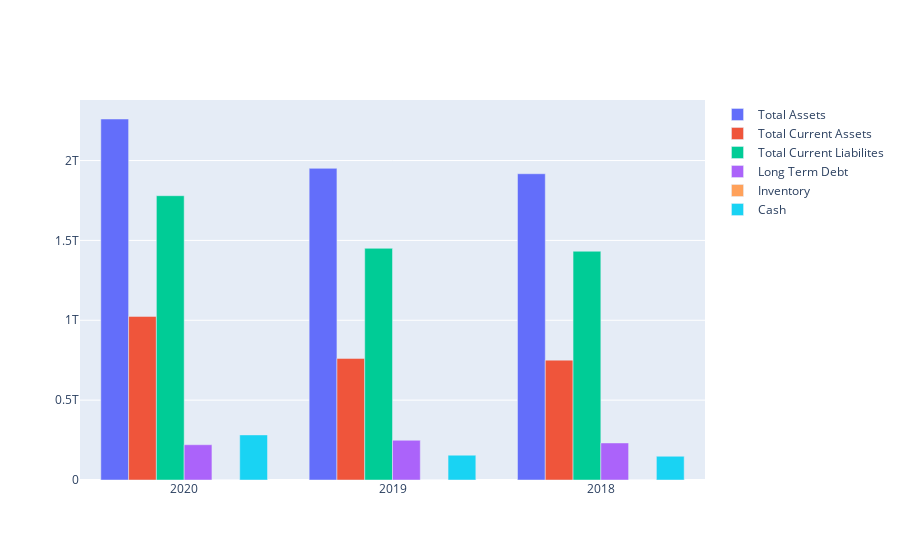

Here is the notebook cell this chart was saved with:
### Code cell
# These are all the variable that I want to compare in the bar chart
total_assets = go.Bar(
    x = ['2020', '2019', '2018'],
    y = balance_sheet.iloc[6],
    name = 'Total Assets'
)
total_current_assets = go.Bar(
    x = ['2020', '2019', '2018'],
    y = balance_sheet.iloc[20],
    name = 'Total Current Assets'
)
total_current_liabilites = go.Bar(
    x = ['2020', '2019', '2018'],
    y = balance_sheet.iloc[15],
    name = 'Total Current Liabilites'
)
long_term_debt = go.Bar(
    x = ['2020', '2019', '2018'],
    y = balance_sheet.iloc[25],
    name = 'Long Term Debt'
)

inventory = go.Bar(
    x = ['2020', '2019', '2018'],
    y = balance_sheet.iloc[26],
    name = 'Inventory'
)
cash = go.Bar(
    x = ['2020', '2019', '2018'],
    y = balance_sheet.iloc[14],
    name = 'Cash'
)

# Creating the barchart
data = [total_assets, total_current_assets, total_current_liabilites, 
        long_term_debt, inventory, cash]
layout = go.Layout(barmode='group')

fig = go.Figure(data=data, layout=layout)
iplot(fig, filename="Paul Plots")

### Figure 1 — Plotly figure (JSON) as saved in the notebook; plotly's stock layout.template omitted (floating-point values rounded to 4 significant figures)
{"data": [{"name": "Total Assets", "type": "bar", "x": ["2020", "2019", "2018"], "y": [2260090000000, 1951158000000, 1917383000000, 1842465000000]}, {"name": "Total Current Assets", "type": "bar", "x": ["2020", "2019", "2018"], "y": [1024255000000, 761299000000, 750455000000, 704312000000]}, {"name": "Total Current Liabilites", "type": "bar", "x": ["2020", "2019", "2018"], "y": [1779833000000, 1450473000000, 1432160000000, 1347063000000]}, {"name": "Long Term Debt", "type": "bar", "x": ["2020", "2019", "2018"], "y": [220865000000, 248760000000, 231999000000, 236709000000]}, {"name": "Inventory", "type": "bar", "x": ["2020", "2019", "2018"], "y": [43000000, 61000000, 99000000, 144000000]}, {"name": "Cash", "type": "bar", "x": ["2020", "2019", "2018"], "y": [282238000000, 155168000000, 148597000000, 142301000000]}], "layout": {"barmode": "group"}}
